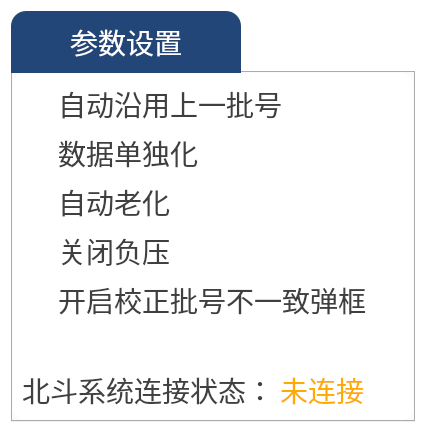
            <widget class="QFrame" name="mframe_Time_5">
             <property name="maximumSize">
              <size>
               <width>16777215</width>
               <height>16777215</height>
              </size>
             </property>
             <property name="styleSheet">
              <string notr="true">QFrame{
	border-radius:12px;
	background-color: rgb(255, 255, 255);
}</string>
             </property>
             <property name="frameShape">
              <enum>QFrame::StyledPanel</enum>
             </property>
             <property name="frameShadow">
              <enum>QFrame::Raised</enum>
             </property>
             <layout class="QVBoxLayout" name="verticalLayout_7">
              <item>
               <widget class="QTabWidget" name="tabWidget">
                <property name="styleSheet">
                 <string notr="true">
QTabBar::tab {
border-top-left-radius: 10px;
border-top-right-radius: 10px;
min-width: 200px;
max-width: 250px;
padding: 15px;
font-size: 28px;
background-color:rgb(240, 240, 240);
	color:white;
margin-right: 0;
}
QTabWidget QTabBar
{
	font-size: 28px;
}

QTabBar::tab:selected{

border-top-left-radius: 15px;
border-top-right-radius: 15px;
min-width: 200px;
max-width:250px;
padding: 15px;
font-size: 28px;
	background-color:rgb(34,70,120);
color:white;

	/*border: 2px solid #1B72BF; */   

}</string>
                </property>
                <property name="currentIndex">
                 <number>0</number>
                </property>
                <widget class="QWidget" name="tab_3">
                 <attribute name="title">
                  <string>参数设置</string>
                 </attribute>
                 <layout class="QVBoxLayout" name="verticalLayout_8">
                  <item>
                   <widget class="QCheckBox" name="mCheck_AutoTest_State">
                    <property name="minimumSize">
                     <size>
                      <width>0</width>
                      <height>0</height>
                     </size>
                    </property>
                    <property name="styleSheet">
                     <string notr="true">QCheckBox
{
background: transparent;
	color: rgb(63, 63, 63);
	font-size:28px;
}
QCheckBox::indicator{  
    width: 30px;  
    height: 30px;  
}  
  
QCheckBox::indicator:unchecked{  
    
	image: url(:/image/images/checkoff.png);
}  
  
QCheckBox::indicator:checked{  
    
	image: url(:/image/images/checkon.png);
}  
  
QCheckBox::indicator:checked:disabled{  
	image: url(:/image/images/checkoff.png);
}  </string>
                    </property>
                    <property name="text">
                     <string>自动沿用上一批号</string>
                    </property>
                   </widget>
                  </item>
                  <item>
                   <widget class="QCheckBox" name="mCheck_Test_Data">
                    <property name="minimumSize">
                     <size>
                      <width>0</width>
                      <height>0</height>
                     </size>
                    </property>
                    <property name="styleSheet">
                     <string notr="true">QCheckBox
{
background: transparent;
	color: rgb(63, 63, 63);
	font-size:28px;
}
QCheckBox::indicator{  
    width: 30px;  
    height: 30px;  
}  
  
QCheckBox::indicator:unchecked{  
    
	image: url(:/image/images/checkoff.png);
}  
  
QCheckBox::indicator:checked{  
    
	image: url(:/image/images/checkon.png);
}  
  
QCheckBox::indicator:checked:disabled{  
	image: url(:/image/images/checkoff.png);
}  </string>
                    </property>
                    <property name="text">
                     <string>数据单独化</string>
                    </property>
                   </widget>
                  </item>
                  <item>
                   <widget class="QCheckBox" name="mCheck_Age_State">
                    <property name="minimumSize">
                     <size>
                      <width>0</width>
                      <height>0</height>
                     </size>
                    </property>
                    <property name="styleSheet">
                     <string notr="true">QCheckBox
{
background: transparent;
	color: rgb(63, 63, 63);
	font-size:28px;
}
QCheckBox::indicator{  
    width: 30px;  
    height: 30px;  
}  
  
QCheckBox::indicator:unchecked{  
    
	image: url(:/image/images/checkoff.png);
}  
  
QCheckBox::indicator:checked{  
    
	image: url(:/image/images/checkon.png);
}  
  
QCheckBox::indicator:checked:disabled{  
	image: url(:/image/images/checkoff.png);
}  </string>
                    </property>
                    <property name="text">
                     <string>自动老化</string>
                    </property>
                   </widget>
                  </item>
                  <item>
                   <widget class="QCheckBox" name="mCheck_Sressure_State">
                    <property name="minimumSize">
                     <size>
                      <width>0</width>
                      <height>0</height>
                     </size>
                    </property>
                    <property name="styleSheet">
                     <string notr="true">QCheckBox
{
background: transparent;
	color: rgb(63, 63, 63);
	font-size:28px;
}
QCheckBox::indicator{  
    width: 30px;  
    height: 30px;  
}  
  
QCheckBox::indicator:unchecked{  
    
	image: url(:/image/images/checkoff.png);
}  
  
QCheckBox::indicator:checked{  
    
	image: url(:/image/images/checkon.png);
}  
  
QCheckBox::indicator:checked:disabled{  
	image: url(:/image/images/checkoff.png);
}  </string>
                    </property>
                    <property name="text">
                     <string>关闭负压</string>
                    </property>
                   </widget>
                  </item>
                  <item>
                   <widget class="QCheckBox" name="mCheck_CalibBox_State">
                    <property name="minimumSize">
                     <size>
                      <width>0</width>
                      <height>0</height>
                     </size>
                    </property>
                    <property name="styleSheet">
                     <string notr="true">QCheckBox
{
background: transparent;
	color: rgb(63, 63, 63);
	font-size:28px;
}
QCheckBox::indicator{  
    width: 30px;  
    height: 30px;  
}  
  
QCheckBox::indicator:unchecked{  
    
	image: url(:/image/images/checkoff.png);
}  
  
QCheckBox::indicator:checked{  
    
	image: url(:/image/images/checkon.png);
}  
  
QCheckBox::indicator:checked:disabled{  
	image: url(:/image/images/checkoff.png);
}  </string>
                    </property>
                    <property name="text">
                     <string>开启校正批号不一致弹框</string>
                    </property>
                   </widget>
                  </item>
                  <item>
                   <spacer name="verticalSpacer_16">
                    <property name="orientation">
                     <enum>Qt::Vertical</enum>
                    </property>
                    <property name="sizeHint" stdset="0">
                     <size>
                      <width>20</width>
                      <height>40</height>
                     </size>
                    </property>
                   </spacer>
                  </item>
                  <item>
                   <layout class="QHBoxLayout" name="horizontalLayout_25">
                    <item>
                     <widget class="QLabel" name="mLab_C4g_States">
                      <property name="minimumSize">
                       <size>
                        <width>0</width>
                        <height>30</height>
                       </size>
                      </property>
                      <property name="styleSheet">
                       <string notr="true">QLabel
{
	color:#404040;
	font-size:28px;
background-color: transparent;
}</string>
                      </property>
                      <property name="text">
                       <string>北斗系统连接状态：</string>
                      </property>
                      <property name="alignment">
                       <set>Qt::AlignLeading|Qt::AlignLeft|Qt::AlignVCenter</set>
                      </property>
                     </widget>
                    </item>
                    <item>
                     <widget class="QLabel" name="mLab_C4g_State">
                      <property name="minimumSize">
                       <size>
                        <width>0</width>
                        <height>0</height>
                       </size>
                      </property>
                      <property name="styleSheet">
                       <string notr="true">QLabel
{ 
	color: rgb(255, 170, 0);
	font-size:28px;
	background-color: transparent;
}</string>
                      </property>
                      <property name="text">
                       <string>未连接</string>
                      </property>
                      <property name="alignment">
                       <set>Qt::AlignLeading|Qt::AlignLeft|Qt::AlignVCenter</set>
                      </property>
                     </widget>
                    </item>
                    <item>
                     <spacer name="horizontalSpacer_3">
                      <property name="orientation">
                       <enum>Qt::Horizontal</enum>
                      </property>
                      <property name="sizeHint" stdset="0">
                       <size>
                        <width>40</width>
                        <height>20</height>
                       </size>
                      </property>
                     </spacer>
                    </item>
                   </layout>
                  </item>
                 </layout>
                </widget>
               </widget>
              </item>
             </layout>
            </widget>
